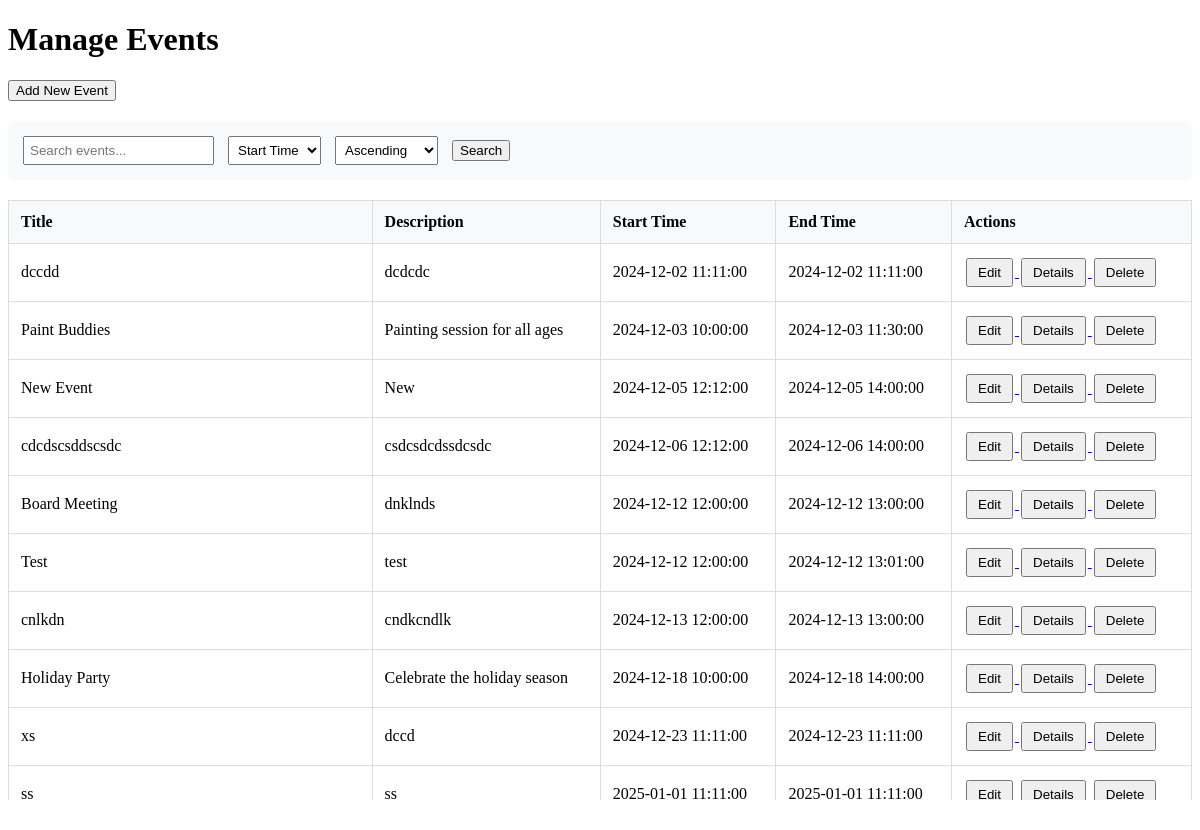
Screenshot of /public/manage_events.php (signed in) with the database file from the repository.
### tables this page shows
CREATE TABLE `events` (
  `id` int(11) NOT NULL,
  `title` varchar(255) NOT NULL,
  `description` text DEFAULT NULL,
  `start_time` datetime NOT NULL,
  `end_time` datetime NOT NULL,
  `created_by` int(11) DEFAULT NULL,
  `edited_by` int(11) DEFAULT NULL,
  `edit_date` datetime DEFAULT current_timestamp() ON UPDATE current_timestamp(),
  `image` text DEFAULT NULL,
  `created_at` datetime DEFAULT current_timestamp()
);

### public/manage_events.php (the view, shortened to what this page needs)
<?php
require_once '../config/db_connection.php';
function getEventsData($conn) {
    try {
        $search = $_GET['events_search'] ?? '';
        $sort = $_GET['events_sort'] ?? 'start_time';
        $order = $_GET['events_order'] ?? 'ASC';
        $query = "SELECT * FROM events";
        $query .= " ORDER BY $sort $order";
        $stmt = $conn->prepare($query);
        $stmt->execute();
        return $stmt->fetchAll(PDO::FETCH_ASSOC);
    } catch (Exception $e) {
        error_log("Error fetching events: " . $e->getMessage());
        return [];
    }
}
$eventsData = getEventsData($conn);
?>
<!DOCTYPE html>
<html lang="en">
<head>
</head>
<body>
    <div class="container">
        <h1>Manage Events</h1>
        <a href="../views/create_event.php"><button>Add New Event</button></a>
        <form method="GET" class="search-form">
            <input type="text" name="events_search"
                   placeholder="Search events..."
                   value="<?php echo htmlspecialchars($_GET['events_search'] ?? ''); ?>">
            <select name="events_sort">
                <option value="start_time" <?php echo ($_GET['events_sort'] ?? '') === 'start_time' ? 'selected' : ''; ?>>Start Time</option>
            </select>
            <select name="events_order">
                <option value="ASC" <?php echo ($_GET['events_order'] ?? '') === 'ASC' ? 'selected' : ''; ?>>Ascending</option>
            </select>
            <button type="submit">Search</button>
        </form>
        <div class="table-container">
            <table>
                <thead>
                    <tr>
                        <th>Title</th>
                        <th>Description</th>
                        <th>Start Time</th>
                        <th>End Time</th>
                        <th>Actions</th>
                    </tr>
                </thead>
                <tbody>
                    <?php foreach ($eventsData as $event): ?>
                    <tr>
                        <td><?php echo htmlspecialchars($event['title']); ?></td>
                        <td><?php echo htmlspecialchars($event['description']); ?></td>
                        <td><?php echo htmlspecialchars($event['start_time']); ?></td>
                        <td><?php echo htmlspecialchars($event['end_time']); ?></td>
                        <td class="actions">
                            <a href="../views/edit_event.php?id=<?php echo htmlspecialchars($event['id']); ?>">
                                <button>Edit</button>
                            </a>
                            <a href="../views/event_details.php?id=<?php echo htmlspecialchars($event['id']); ?>">
                                <button>Details</button>
                            </a>
                            <form method="POST" action="../controllers/event_controller.php" style="display:inline;">
                                <button type="submit" onclick="return confirm('Are you sure you want to delete this event?');">
                                    Delete
                                </button>
                            </form>
                        </td>
                    </tr>
                    <?php endforeach; ?>
                </tbody>
            </table>
        </div>
    </div>
</body>
</html>

### public/manage_events.php (style rules this page uses)
.table-container { max-height: 600px; overflow-y: auto; margin: 20px 0; }
table { width: 100%; border-collapse: collapse; }
th { position: sticky; top: 0; background-color: #f8f9fa; z-index: 1; }
th, td { padding: 12px; border: 1px solid #ddd; text-align: left; }
.search-form { margin: 20px 0; padding: 15px; background-color: #f8f9fa; border-radius: 5px; }
.search-form input, .search-form select { margin-right: 10px; padding: 5px; }
.actions button { margin: 2px; padding: 5px 10px; }

### rows the page displays
events: title "dccdd", description "dcdcdc", start_time "2024-12-02 11:11:00", end_time "2024-12-02 11:11:00"
events: title "Paint Buddies", description "Painting session for all ages", start_time "2024-12-03 10:00:00", end_time "2024-12-03 11:30:00"
events: title "New Event", description "New", start_time "2024-12-05 12:12:00", end_time "2024-12-05 14:00:00"
events: title "cdcdscsddscsdc", description "csdcsdcdssdcsdc", start_time "2024-12-06 12:12:00", end_time "2024-12-06 14:00:00"
events: title "Board Meeting", description "dnklnds", start_time "2024-12-12 12:00:00", end_time "2024-12-12 13:00:00"
events: title "Test", description "test", start_time "2024-12-12 12:00:00", end_time "2024-12-12 13:01:00"
events: title "cnlkdn", description "cndkcndlk", start_time "2024-12-13 12:00:00", end_time "2024-12-13 13:00:00"
events: title "Holiday Party", description "Celebrate the holiday season", start_time "2024-12-18 10:00:00", end_time "2024-12-18 14:00:00"
events: title "xs", description "dccd", start_time "2024-12-23 11:11:00", end_time "2024-12-23 11:11:00"
events: title "ss", description "ss", start_time "2025-01-01 11:11:00", end_time "2025-01-01 11:11:00"
